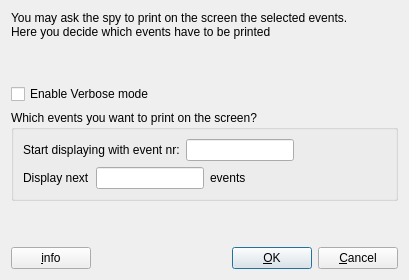
<?xml version="1.0" encoding="UTF-8"?>
<ui version="4.0">
 <class>T4verbose_dlg</class>
 <widget class="QDialog" name="T4verbose_dlg">
  <property name="geometry">
   <rect>
    <x>0</x>
    <y>0</y>
    <width>409</width>
    <height>280</height>
   </rect>
  </property>
  <property name="windowTitle">
   <string>Dialog</string>
  </property>
  <layout class="QVBoxLayout" name="verticalLayout_2">
   <item>
    <widget class="QLabel" name="textLabel1">
     <property name="sizePolicy">
      <sizepolicy hsizetype="Preferred" vsizetype="Minimum">
       <horstretch>0</horstretch>
       <verstretch>0</verstretch>
      </sizepolicy>
     </property>
     <property name="text">
      <string>You may ask the spy to print on the screen the selected events.
Here you decide which events have to be printed</string>
     </property>
     <property name="wordWrap">
      <bool>false</bool>
     </property>
    </widget>
   </item>
   <item>
    <spacer name="verticalSpacer_2">
     <property name="orientation">
      <enum>Qt::Vertical</enum>
     </property>
     <property name="sizeHint" stdset="0">
      <size>
       <width>20</width>
       <height>40</height>
      </size>
     </property>
    </spacer>
   </item>
   <item>
    <widget class="QCheckBox" name="checkBox_enable_verbose">
     <property name="text">
      <string>Enable Verbose mode</string>
     </property>
    </widget>
   </item>
   <item>
    <widget class="QGroupBox" name="groupBox_verbose_parameters">
     <property name="title">
      <string>Which events you want to print on the screen? </string>
     </property>
     <layout class="QVBoxLayout" name="verticalLayout">
      <item>
       <layout class="QHBoxLayout" name="_5">
        <item>
         <layout class="QHBoxLayout" name="_6">
          <item>
           <widget class="QLabel" name="textLabel2">
            <property name="text">
             <string>Start displaying with event nr:</string>
            </property>
            <property name="wordWrap">
             <bool>false</bool>
            </property>
           </widget>
          </item>
          <item>
           <widget class="QLineEdit" name="lineEdit_start_event"/>
          </item>
         </layout>
        </item>
        <item>
         <spacer name="spacer2">
          <property name="orientation">
           <enum>Qt::Horizontal</enum>
          </property>
          <property name="sizeType">
           <enum>QSizePolicy::Expanding</enum>
          </property>
          <property name="sizeHint" stdset="0">
           <size>
            <width>71</width>
            <height>21</height>
           </size>
          </property>
         </spacer>
        </item>
       </layout>
      </item>
      <item>
       <layout class="QHBoxLayout" name="_3">
        <item>
         <layout class="QHBoxLayout" name="_4">
          <item>
           <widget class="QLabel" name="textLabel3">
            <property name="text">
             <string>Display next</string>
            </property>
            <property name="wordWrap">
             <bool>false</bool>
            </property>
           </widget>
          </item>
          <item>
           <widget class="QLineEdit" name="lineEdit2_how_many_events"/>
          </item>
          <item>
           <widget class="QLabel" name="textLabel4">
            <property name="text">
             <string>events</string>
            </property>
            <property name="wordWrap">
             <bool>false</bool>
            </property>
           </widget>
          </item>
         </layout>
        </item>
        <item>
         <spacer name="spacer3">
          <property name="orientation">
           <enum>Qt::Horizontal</enum>
          </property>
          <property name="sizeType">
           <enum>QSizePolicy::Expanding</enum>
          </property>
          <property name="sizeHint" stdset="0">
           <size>
            <width>121</width>
            <height>21</height>
           </size>
          </property>
         </spacer>
        </item>
       </layout>
      </item>
     </layout>
    </widget>
   </item>
   <item>
    <spacer name="verticalSpacer">
     <property name="orientation">
      <enum>Qt::Vertical</enum>
     </property>
     <property name="sizeHint" stdset="0">
      <size>
       <width>20</width>
       <height>40</height>
      </size>
     </property>
    </spacer>
   </item>
   <item>
    <layout class="QHBoxLayout">
     <property name="spacing">
      <number>6</number>
     </property>
     <property name="margin">
      <number>0</number>
     </property>
     <item>
      <widget class="QPushButton" name="buttonHelp">
       <property name="text">
        <string>&amp;info</string>
       </property>
       <property name="shortcut">
        <string>F1</string>
       </property>
       <property name="autoDefault">
        <bool>true</bool>
       </property>
      </widget>
     </item>
     <item>
      <spacer name="Horizontal Spacing2">
       <property name="orientation">
        <enum>Qt::Horizontal</enum>
       </property>
       <property name="sizeType">
        <enum>QSizePolicy::Expanding</enum>
       </property>
       <property name="sizeHint" stdset="0">
        <size>
         <width>20</width>
         <height>20</height>
        </size>
       </property>
      </spacer>
     </item>
     <item>
      <widget class="QPushButton" name="buttonOk">
       <property name="text">
        <string>&amp;OK</string>
       </property>
       <property name="shortcut">
        <string/>
       </property>
       <property name="autoDefault">
        <bool>true</bool>
       </property>
       <property name="default">
        <bool>true</bool>
       </property>
      </widget>
     </item>
     <item>
      <widget class="QPushButton" name="buttonCancel">
       <property name="text">
        <string>&amp;Cancel</string>
       </property>
       <property name="shortcut">
        <string/>
       </property>
       <property name="autoDefault">
        <bool>true</bool>
       </property>
      </widget>
     </item>
    </layout>
   </item>
  </layout>
 </widget>
 <resources/>
 <connections>
  <connection>
   <sender>buttonOk</sender>
   <signal>clicked()</signal>
   <receiver>T4verbose_dlg</receiver>
   <slot>accept()</slot>
   <hints>
    <hint type="sourcelabel">
     <x>308</x>
     <y>261</y>
    </hint>
    <hint type="destinationlabel">
     <x>249</x>
     <y>261</y>
    </hint>
   </hints>
  </connection>
  <connection>
   <sender>T4verbose_dlg</sender>
   <signal>accepted()</signal>
   <receiver>T4verbose_dlg</receiver>
   <slot>reject()</slot>
   <hints>
    <hint type="sourcelabel">
     <x>386</x>
     <y>239</y>
    </hint>
    <hint type="destinationlabel">
     <x>386</x>
     <y>239</y>
    </hint>
   </hints>
  </connection>
 </connections>
</ui>
